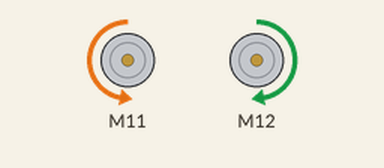
This sketch was run on a simulated Arduino Uno, built with avr-gcc and run on an emulated ATmega328P. On the bench: 2 × DC motor (green arrow = forward, orange = backward, longer = faster).

Above: at 2.5 s.
At 7.5 s:
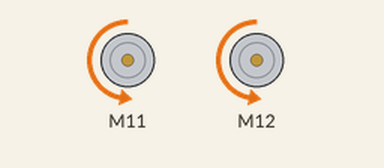
At 12.5 s:
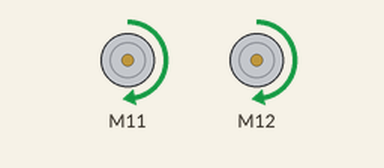
At 17.5 s:
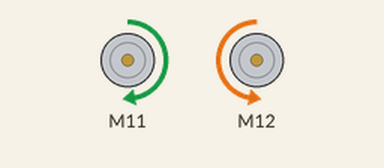
Timing chart, 0 to 26.0 s (numbered marks = the images above):
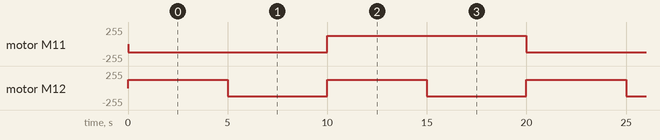

The sketch:

MotoBasics.ino
```cpp
#include <Arduino.h>
#include <MeAuriga.h>

MeEncoderOnBoard RightMotor(SLOT1);            // RIGHT motor
MeEncoderOnBoard LeftMotor(SLOT2);            // LEFT motor

/*
 * Inits the PWM signal for motors to 8kHz
 */
void initPWM8kHz() {
  TCCR1A = _BV(WGM10);
  TCCR1B = _BV(CS11) | _BV(WGM12);
  TCCR2A = _BV(WGM21) | _BV(WGM20);
  TCCR2B = _BV(CS21);
}

/*
 * takes a percent, returns the value required for setTarPWM()
 */
double speedval(double percent){
  return percent / 100.0 * 255;
}

/*
 * It seems odd to write our own delay but the MeEncoderOnBoard DEMANDS
 * that the motor loop functions NEVER BE BLOCKED (they need to always be called).
 *
 * See http://learn.makeblock.com/en/Makeblock-library-for-Arduino/class_me_encoder_on_board.html#a40a21255f01a568dbdbdcbfe9236070c
 * for more information.
 */
void _delay(float seconds) {
  if(seconds < 0.0){
    seconds = 0.0;
  }

  long endTime = millis() + seconds * 1000;
  while(millis() < endTime) {                     // loop until we hit the time limit
    RightMotor.loop();                            // constantly call the loop functions
    LeftMotor.loop();
  }
}

void setup() {
  initPWM8kHz();                                // inits PWM to 8kHz
  RightMotor.setTarPWM(speedval(-50));          // runs right motor at 50% backwards (which means forwards for the robot)
  LeftMotor.setTarPWM(speedval(50));            // runs left motor 50% forwards.
}

void loop() {
  RightMotor.loop();                              // must always call loop (especially in loop())
  LeftMotor.loop();

  RightMotor.setTarPWM(speedval(-50));            // forwards
  LeftMotor.setTarPWM(speedval(50));
  _delay(5);

  RightMotor.setTarPWM(speedval(-50));            // left
  LeftMotor.setTarPWM(speedval(-50));
  _delay(5);

  RightMotor.setTarPWM(speedval(50));             // right
  LeftMotor.setTarPWM(speedval(50));
  _delay(5);

  RightMotor.setTarPWM(speedval(50));             // backwards
  LeftMotor.setTarPWM(speedval(-50));
  _delay(5);

}
```

Measured:
- by itself, motor M11: alternates forward 127/255 for 10.0 s and backward 127/255 for 10.0 s
- by itself, motor M12: alternates forward 127/255 for 5.0 s and backward 127/255 for 5.0 s
